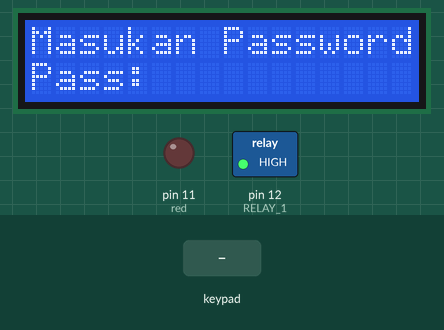
Simulated run of this sketch. Board: Arduino Uno, built with avr-gcc and run on an emulated ATmega328P. Parts: 16×2 character LCD, switched loads named in the sketch (green lamp = pin HIGH), output pins drawn as LEDs (lit = HIGH). Inputs (shaded band) come from the test bench.

Above: at 6.2 s.
6.3 s: keypad keys 1 2 3 4 * pressed 0.4 s apart
At 8.8 s:
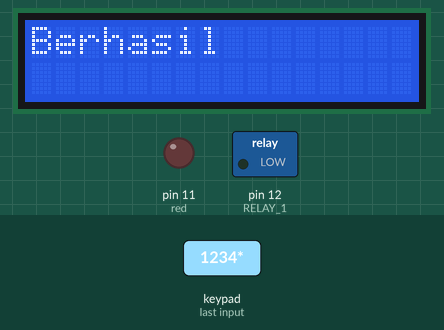
9.8 s: keypad keys 9 8 7 6 * pressed 0.4 s apart
At 14.5 s:
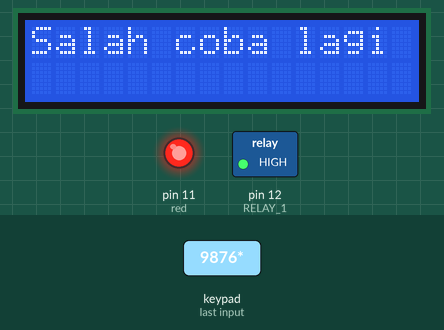
14.8 s: keypad keys 1 2 3 4 A pressed 0.4 s apart
At 19.63 s:
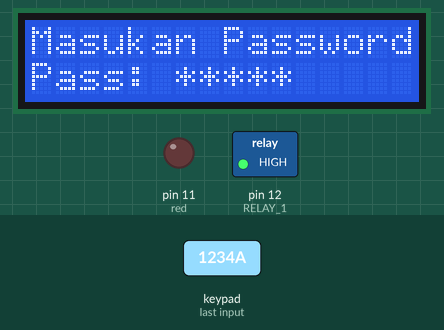
19.8 s: key '1' pressed
At 20.2 s:
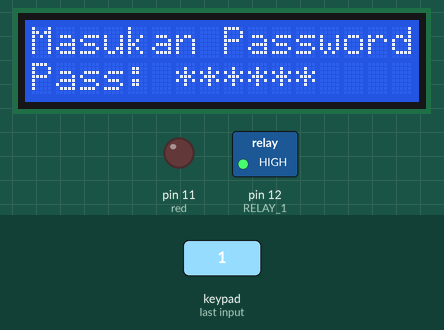
21.3 s: key '2' pressed
At 22.5 s:
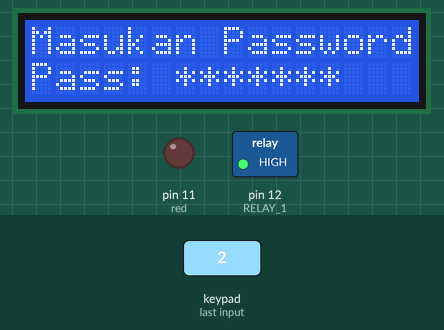
22.8 s: key '3' pressed
At 23.7 s:
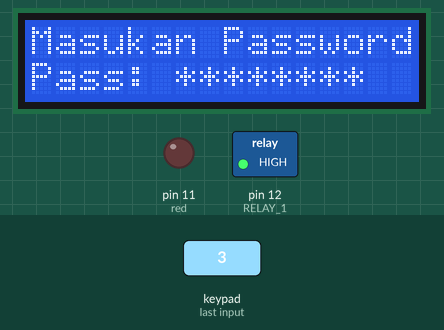
Timing chart, 0 to 25.3 s (numbered marks = the images above; inputs shaded):
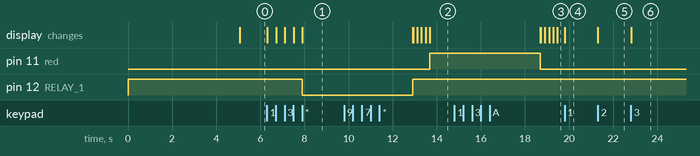

The sketch:

keypad_dan_Password.ino
```cpp
#include <Keypad.h>
#include <LiquidCrystal.h>
#include <Password.h>

#define RELAY_ON 0
#define RELAY_OFF 1
#define RELAY_1  12   // pin yang digunakan yaitu pin 12

byte currentLength = 0;

Password password = Password("1234");//Password bisa di ubah ubah

LiquidCrystal lcd(A0, A1, A2, A3, A4, A5);// pin lcd yang di gunakan

const byte ROWS= 4; //baris pada keypad
const byte COLS= 4; //Kolom pada keypad

//inisialisasi led dan relay sebagai output bila password betul maka akan menyala relay,
//dan bila password salah akan menyala led merah

const int red = 11;//pin yang digunakan

/*keymap mendefinisikan tombol ditekan sesuai
dengan baris dan kolom seperti muncul pada keypad*/
char keys[ROWS][COLS] =
{
{'1', '2', '3', 'A'},
{'4', '5', '6', 'B'},
{'7', '8', '9', 'C'},
{'*', '0', '#', 'D'}
};


byte rowPins[ROWS]= {9,8,7,6};
byte colPins[COLS]= {5,4,3,2};


Keypad keypad = Keypad( makeKeymap(keys), rowPins, colPins, ROWS, COLS );

void setup()
{
Serial.begin(9600);

  pinMode(red, OUTPUT);
  pinMode(RELAY_1, OUTPUT);
  digitalWrite(RELAY_1, RELAY_OFF);

  //sumber diambil pada examples di library password.
  keypad.addEventListener(keypadEvent);

  lcd.begin(16, 2);
  lcd.setCursor(4, 0);
  lcd.print("Password");

  lcd.setCursor(0, 1);
  lcd.print("AT-MO PRODUCTION");
  delay(5000);
  lcd.clear();
}

// Jika tombol ditekan, tombol ini disimpan dalam 'keypressed' variabel
// Jika kunci tidak sama dengan 'NO_KEY', maka tombol ini dicetak
// Jika jumlah = 17, maka penghitungan reset kembali ke 0 (ini berarti tidak ada tombol yang ditekan selama proses pemindaian seluruh keypad

void loop()
{
  lcd.setCursor(0, 0);
  lcd.print("Masukan Password");
  lcd.setCursor(0,1);
  lcd.print("Pass: ");
  keypad.getKey();;

}


void checkPassword(){
   if(password.evaluate()){
      digitalWrite(RELAY_1, RELAY_ON);
      lcd.clear();
      lcd.print("Berhasil");
      delay(5000);//Lama waktu relay
      digitalWrite(RELAY_1, RELAY_OFF);
   }
   else {
      digitalWrite(red, HIGH);
      lcd.clear();
      lcd.print("Salah coba lagi");
      delay(5000);//lama led on
      digitalWrite(red, LOW);
   }
}


void keypadEvent(KeypadEvent eKey){

  switch (keypad.getState()){
    case PRESSED:
  lcd.setCursor(0,1);
        lcd.print(eKey);
  switch (eKey){
    case '*': checkPassword(); lcd.clear(); currentLength=0;break;
    case '#': password.reset(); lcd.clear();currentLength=0; break;
    default:// password.append(eKey);
          password << eKey;
          currentLength++;

        //Print some feedback.
        lcd.setCursor(0,1);
        lcd.print("Pass: ");
        for (byte i=0; i<currentLength; i++){
            lcd.print('*');
        }

   }
  }
}
```

Measured:
- after the input at 6.3 s, pin 12 (RELAY_1): HIGH → LOW after 1.6 s; the display: first changes at once (image 1 shows a later state)
- after the input at 9.8 s, pin 11 (red): LOW → HIGH after 3.9 s; the display: first differs from a run without the input after 3.1 s (image 2 shows a later state)
- after the input at 14.8 s, the display: first differs from a run without the input after 3.9 s (image 3 shows a later state)
- after the input at 19.8 s, the display: changes at once (image 4)
- after the input at 21.3 s, the display: changes at once (image 5)
- after the input at 22.8 s, the display: changes at once (image 6)
